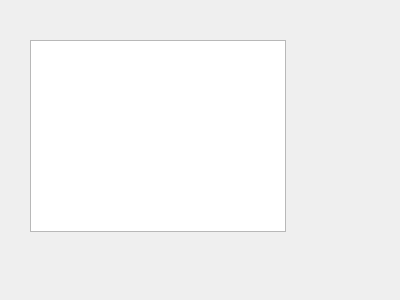
<?xml version="1.0" encoding="UTF-8"?>
<ui version="4.0">
 <class>Form</class>
 <widget class="QWidget" name="Form">
  <property name="geometry">
   <rect>
    <x>0</x>
    <y>0</y>
    <width>400</width>
    <height>300</height>
   </rect>
  </property>
  <property name="windowTitle">
   <string>Form</string>
  </property>
  <widget class="QGraphicsView" name="graphicsView">
   <property name="geometry">
    <rect>
     <x>30</x>
     <y>40</y>
     <width>256</width>
     <height>192</height>
    </rect>
   </property>
  </widget>
 </widget>
 <resources/>
 <connections/>
</ui>
